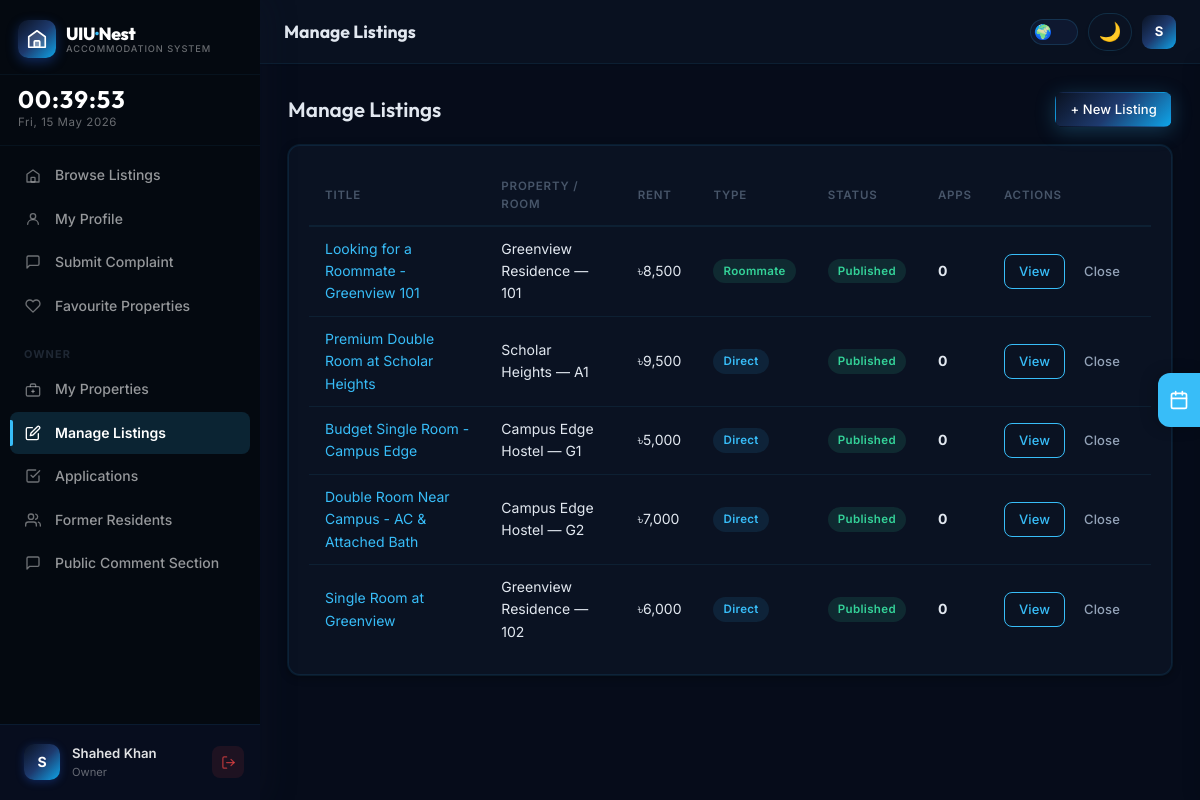
Before: /pages/manage-listings.php (signed in) with the older database file.
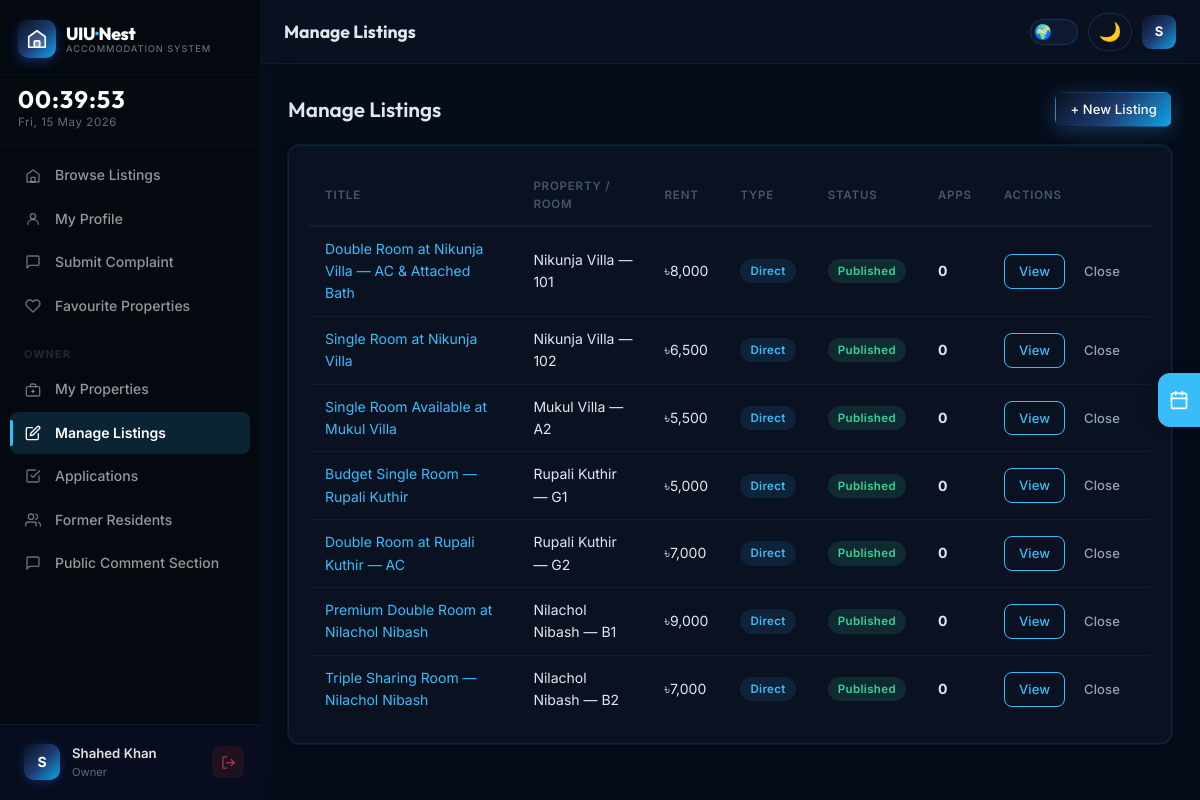
After: the same page with the newer database file.
### tables this page shows
CREATE TABLE `listings` (
  `id`           INT UNSIGNED NOT NULL AUTO_INCREMENT,
  `room_id`      INT UNSIGNED NOT NULL,
  `created_by`   INT UNSIGNED NOT NULL,
  `listing_type` ENUM('owner_direct','roommate_needed') NOT NULL,
  `title`        VARCHAR(255) NOT NULL,
  `description`  TEXT         DEFAULT NULL,
  `status`       ENUM('draft','pending_owner_approval','published','closed','rejected') NOT NULL DEFAULT 'draft',
  `published_at` DATETIME     DEFAULT NULL,
  `created_at`   DATETIME     NOT NULL DEFAULT CURRENT_TIMESTAMP,
  `updated_at`   DATETIME     NOT NULL DEFAULT CURRENT_TIMESTAMP ON UPDATE CURRENT_TIMESTAMP,
  `deleted_at`   DATETIME     DEFAULT NULL,
  PRIMARY KEY (`id`),
  INDEX `idx_listing_room` (`room_id`),
  INDEX `idx_listing_creator` (`created_by`),
  INDEX `idx_listing_status` (`status`),
  INDEX `idx_listing_deleted` (`deleted_at`),
  CONSTRAINT `fk_listing_room` FOREIGN KEY (`room_id`) REFERENCES `rooms` (`id`) ON DELETE CASCADE,
  CONSTRAINT `fk_listing_creator` FOREIGN KEY (`created_by`) REFERENCES `users` (`id`) ON DELETE CASCADE
);

CREATE TABLE `properties` (
  `id`              INT UNSIGNED  NOT NULL AUTO_INCREMENT,
  `owner_id`        INT UNSIGNED  NOT NULL,
  `house_manager_id` INT UNSIGNED DEFAULT NULL,
  `name`            VARCHAR(200)  NOT NULL,
  `address`         TEXT          NOT NULL,
  `location_lat`    DECIMAL(10,7) NOT NULL DEFAULT 23.7990,
  `location_lng`    DECIMAL(10,7) NOT NULL DEFAULT 90.4510,
  `description`     TEXT          DEFAULT NULL,
  `image_path`      VARCHAR(500)  DEFAULT NULL,
  `is_active`       TINYINT(1)    NOT NULL DEFAULT 1,
  `created_at`      DATETIME      NOT NULL DEFAULT CURRENT_TIMESTAMP,
  `updated_at`      DATETIME      NOT NULL DEFAULT CURRENT_TIMESTAMP ON UPDATE CURRENT_TIMESTAMP,
  PRIMARY KEY (`id`),
  INDEX `idx_prop_owner` (`owner_id`),
  INDEX `idx_prop_location` (`location_lat`, `location_lng`),
  CONSTRAINT `fk_prop_owner` FOREIGN KEY (`owner_id`) REFERENCES `users` (`id`) ON DELETE CASCADE
);

CREATE TABLE `rooms` (
  `id`                INT UNSIGNED     NOT NULL AUTO_INCREMENT,
  `property_id`       INT UNSIGNED     NOT NULL,
  `room_number`       VARCHAR(20)      NOT NULL,
  `capacity`          TINYINT UNSIGNED NOT NULL DEFAULT 1,
  `current_occupancy` TINYINT UNSIGNED NOT NULL DEFAULT 0,
  `rent_amount`       DECIMAL(10,2)    NOT NULL,
  `amenities_json`    JSON             DEFAULT NULL,
  `description`       TEXT             DEFAULT NULL,
  `image_path`        VARCHAR(500)     DEFAULT NULL,
  `is_active`         TINYINT(1)       NOT NULL DEFAULT 1,
  `created_at`        DATETIME         NOT NULL DEFAULT CURRENT_TIMESTAMP,
  `updated_at`        DATETIME         NOT NULL DEFAULT CURRENT_TIMESTAMP ON UPDATE CURRENT_TIMESTAMP,
  PRIMARY KEY (`id`),
  INDEX `idx_room_property` (`property_id`),
  INDEX `idx_room_rent` (`rent_amount`),
  CONSTRAINT `fk_room_property` FOREIGN KEY (`property_id`) REFERENCES `properties` (`id`) ON DELETE CASCADE
);

### pages/manage-listings.php (the view, shortened to what this page needs)
<?php
require_once __DIR__ . '/../includes/header.php';
$db = getDB();
$role = $_SESSION['role'];
$userId = $_SESSION['user_id'];
if ($role === 'owner') {
    $stmt = $db->prepare(
        'SELECT l.*, r.rent_amount, r.room_number, p.name AS property_name, u.full_name AS creator_name,
                (SELECT COUNT(*) FROM applications a WHERE a.listing_id = l.id AND a.deleted_at IS NULL) AS app_count
         FROM listings l
         JOIN rooms r ON r.id = l.room_id
         JOIN properties p ON p.id = r.property_id
         JOIN users u ON u.id = l.created_by
         WHERE p.owner_id = ? AND l.deleted_at IS NULL
         ORDER BY l.created_at DESC'
    );
    $stmt->execute([$userId]);
}
$listings = $stmt->fetchAll();
?>
<div class="section-header">
    <h2> Manage Listings</h2>
    <a href="<?= APP_URL ?>/pages/create-listing.php" class="btn btn-primary btn-sm">+ New Listing</a>
</div>
<?php if (empty($listings)): ?>
<div class="empty-state">
    <div class="empty-state-icon"></div>
    <h3>No listings yet</h3>
    <p>Create your first listing to get started.</p>
    <a href="<?= APP_URL ?>/pages/create-listing.php" class="btn btn-primary" style="margin-top:16px;">Create Listing</a>
</div>
<?php else: ?>
<div class="card">
    <div class="card-body" style="overflow-x:auto;">
        <table class="data-table">
            <thead><tr><th>Title</th><th>Property / Room</th><th>Rent</th><th>Type</th><th>Status</th><th>Apps</th><th>Actions</th></tr></thead>
            <tbody>
            <?php foreach ($listings as $l): ?>
            <tr>
                <td><a href="<?= APP_URL ?>/pages/listing-detail.php?id=<?= $l['id'] ?>"><?= sanitizeInput($l['title']) ?></a></td>
                <td><?= sanitizeInput($l['property_name']) ?> — <?= sanitizeInput($l['room_number']) ?></td>
                <td><?= formatRent($l['rent_amount']) ?></td>
                <td><span class="badge <?= $l['listing_type'] === 'roommate_needed' ? 'badge-enrolled' : 'badge-draft' ?>"><?= $l['listing_type'] === 'roommate_needed' ? 'Roommate' : 'Direct' ?></span></td>
                <td><?= getListingStatusBadge($l['status']) ?></td>
                <td><strong><?= $l['app_count'] ?></strong></td>
                <td style="white-space:nowrap;">
                    <a href="<?= APP_URL ?>/pages/listing-detail.php?id=<?= $l['id'] ?>" class="btn btn-sm btn-outline">View</a>
                    <?php if ($l['status'] === 'published'): ?>
                        <button class="btn btn-sm btn-ghost" onclick="updateListing(<?= $l['id'] ?>,'closed')">Close</button>
                    <?php endif; ?>
                </td>
            </tr>
            <?php endforeach; ?>
            </tbody>
        </table>
    </div>
</div>
<?php endif; ?>
<?php require_once __DIR__ . '/../includes/footer.php'; ?>

### includes/functions.php (shortened to what this page needs)
<?php
function sanitizeInput(string $input): string {
    return htmlspecialchars(trim($input), ENT_QUOTES, 'UTF-8');
}
function formatRent(float $amount): string {
    return '৳' . number_format($amount, 0);
}
function getListingStatusBadge(string $status): string {
    $map = [
        'draft'                  => ['Draft', 'badge-draft'],
        'pending_owner_approval' => ['Pending Approval', 'badge-pending'],
        'published'              => ['Published', 'badge-published'],
        'closed'                 => ['Closed', 'badge-closed'],
        'rejected'               => ['Rejected', 'badge-rejected'],
    ];
    $info = $map[$status] ?? [$status, 'badge-default'];
    return '<span class="badge ' . $info[1] . '">' . $info[0] . '</span>';
}

Changed rows visible on the page:
changed listings: title "Looking for a Roommate - Greenview 101" → "Double Room at Nikunja Villa — AC & Attached Bath"; properties.name "Greenview Residence" → "Nikunja Villa"; room.rent_amount "৳8,500" → "৳8,000"; listing_type "Roommate" → "Direct"
changed listings: title "Premium Double Room at Scholar Heights" → "Single Room at Nikunja Villa"; properties.name "Scholar Heights" → "Nikunja Villa"; room.room_number "A1" → "102"; room.rent_amount "৳9,500" → "৳6,500"
changed listings: title "Budget Single Room - Campus Edge" → "Single Room Available at Mukul Villa"; properties.name "Campus Edge Hostel" → "Mukul Villa"; room.room_number "G1" → "A2"; room.rent_amount "৳5,000" → "৳5,500"
changed listings: title "Double Room Near Campus - AC & Attached Bath" → "Budget Single Room — Rupali Kuthir"; properties.name "Campus Edge Hostel" → "Rupali Kuthir"; room.room_number "G2" → "G1"; room.rent_amount "৳7,000" → "৳5,000"
changed listings: title "Single Room at Greenview" → "Double Room at Rupali Kuthir — AC"; properties.name "Greenview Residence" → "Rupali Kuthir"; room.room_number "102" → "G2"; room.rent_amount "৳6,000" → "৳7,000"
added listings: title "Premium Double Room at Nilachol Nibash", properties.name "Nilachol Nibash", room.room_number "B1", room.rent_amount "৳9,000", listing_type "Direct", status "Published", app_count "0"
added listings: title "Triple Sharing Room — Nilachol Nibash", properties.name "Nilachol Nibash", room.room_number "B2", room.rent_amount "৳7,000", listing_type "Direct", status "Published", app_count "0"
